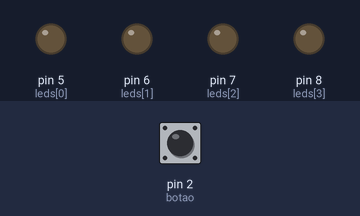
A sketch run on a simulated Arduino Uno, built with avr-gcc and run on an emulated ATmega328P. Shown: output pins drawn as LEDs (lit = HIGH). The inputs (shaded band) are chosen by the test bench; at power-on: pin 2 (botao) HIGH.

Above: at 1.2 s.
1.3 s: pin 2 (botao) pulled LOW for 0.15 s
At 1.7 s:
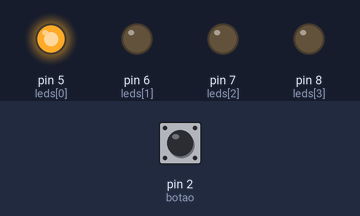
At 14.4 s:
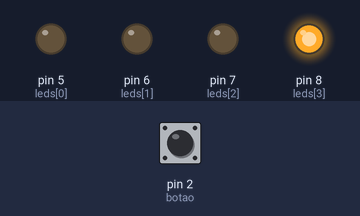
Timing chart, 0 to 18.7 s (numbered marks = the images above; inputs shaded):
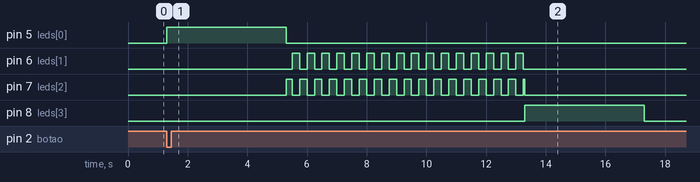

Measured:
- after the input at 1.3 s, pin 5 (leds[0]): LOW → HIGH at once, → LOW 4.0 s later; pin 6 (leds[1]): alternates HIGH for 0.25 s and LOW for 0.25 s, 32 changes in all, then stays LOW, starting after 4.2 s

The sketch:

CiclodeLavagem.ino
```cpp
const int botao = 2;
const int leds[] = {5,6,7,8};

int etapa = 0;
unsigned long tempo = 0;

void setup(){
  for(int i=0;i<4;i++) pinMode(leds[i], OUTPUT);
  pinMode(botao, INPUT_PULLUP);
}

void loop(){
  if(digitalRead(botao)==LOW && etapa==0){
    etapa=1;
    tempo=millis();
  }

  if(etapa==1){
    digitalWrite(leds[0],HIGH);
    if(millis()-tempo>=4000){
      digitalWrite(leds[0],LOW);
      etapa=2;
      tempo=millis();
    }
  }

  else if(etapa==2){
    if(millis()%500<250){
      digitalWrite(leds[1],HIGH);
      digitalWrite(leds[2],LOW);
    } else {
      digitalWrite(leds[1],LOW);
      digitalWrite(leds[2],HIGH);
    }

    if(millis()-tempo>=8000){
      digitalWrite(leds[1],LOW);
      digitalWrite(leds[2],LOW);
      etapa=3;
      tempo=millis();
    }
  }

  else if(etapa==3){
    digitalWrite(leds[3],HIGH);
    if(millis()-tempo>=4000){
      digitalWrite(leds[3],LOW);
      etapa=0;
    }
  }
}
```
